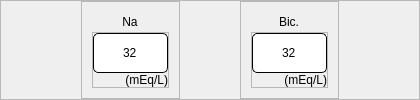
                   <widget class="QFrame" name="botbox">
                    <property name="frameShape">
                     <enum>QFrame::StyledPanel</enum>
                    </property>
                    <property name="frameShadow">
                     <enum>QFrame::Raised</enum>
                    </property>
                    <layout class="QHBoxLayout" name="horizontalLayout_13">
                     <property name="spacing">
                      <number>60</number>
                     </property>
                     <property name="leftMargin">
                      <number>80</number>
                     </property>
                     <property name="topMargin">
                      <number>0</number>
                     </property>
                     <property name="rightMargin">
                      <number>80</number>
                     </property>
                     <property name="bottomMargin">
                      <number>0</number>
                     </property>
                     <item>
                      <widget class="QFrame" name="Na">
                       <property name="frameShape">
                        <enum>QFrame::StyledPanel</enum>
                       </property>
                       <property name="frameShadow">
                        <enum>QFrame::Raised</enum>
                       </property>
                       <layout class="QVBoxLayout" name="verticalLayout_14">
                        <property name="spacing">
                         <number>0</number>
                        </property>
                        <property name="leftMargin">
                         <number>10</number>
                        </property>
                        <property name="topMargin">
                         <number>10</number>
                        </property>
                        <property name="rightMargin">
                         <number>10</number>
                        </property>
                        <property name="bottomMargin">
                         <number>10</number>
                        </property>
                        <item>
                         <widget class="QFrame" name="frame_44">
                          <property name="frameShape">
                           <enum>QFrame::NoFrame</enum>
                          </property>
                          <property name="frameShadow">
                           <enum>QFrame::Raised</enum>
                          </property>
                          <layout class="QVBoxLayout" name="verticalLayout_37" stretch="0">
                           <property name="spacing">
                            <number>0</number>
                           </property>
                           <property name="leftMargin">
                            <number>0</number>
                           </property>
                           <property name="topMargin">
                            <number>0</number>
                           </property>
                           <property name="rightMargin">
                            <number>0</number>
                           </property>
                           <property name="bottomMargin">
                            <number>0</number>
                           </property>
                           <item alignment="Qt::AlignHCenter|Qt::AlignVCenter">
                            <widget class="QLabel" name="label_20">
                             <property name="styleSheet">
                              <string notr="true">font: bold 16px &quot;Roboto&quot;;</string>
                             </property>
                             <property name="text">
                              <string>Na</string>
                             </property>
                             <property name="alignment">
                              <set>Qt::AlignCenter</set>
                             </property>
                            </widget>
                           </item>
                          </layout>
                         </widget>
                        </item>
                        <item>
                         <widget class="QFrame" name="frame_45">
                          <property name="frameShape">
                           <enum>QFrame::StyledPanel</enum>
                          </property>
                          <property name="frameShadow">
                           <enum>QFrame::Raised</enum>
                          </property>
                          <layout class="QVBoxLayout" name="verticalLayout_38">
                           <property name="spacing">
                            <number>0</number>
                           </property>
                           <property name="leftMargin">
                            <number>0</number>
                           </property>
                           <property name="topMargin">
                            <number>0</number>
                           </property>
                           <property name="rightMargin">
                            <number>0</number>
                           </property>
                           <property name="bottomMargin">
                            <number>0</number>
                           </property>
                           <item>
                            <widget class="QLineEdit" name="s1_edit_30">
                             <property name="sizePolicy">
                              <sizepolicy hsizetype="Preferred" vsizetype="Preferred">
                               <horstretch>0</horstretch>
                               <verstretch>0</verstretch>
                              </sizepolicy>
                             </property>
                             <property name="minimumSize">
                              <size>
                               <width>75</width>
                               <height>40</height>
                              </size>
                             </property>
                             <property name="maximumSize">
                              <size>
                               <width>75</width>
                               <height>40</height>
                              </size>
                             </property>
                             <property name="styleSheet">
                              <string notr="true">background: #FFFFFF;
border: 1px solid #000000;
border-radius: 5px;
font:  bold 16px &quot;Roboto&quot;;</string>
                             </property>
                             <property name="text">
                              <string>32</string>
                             </property>
                             <property name="alignment">
                              <set>Qt::AlignCenter</set>
                             </property>
                            </widget>
                           </item>
                           <item>
                            <widget class="QLabel" name="label_39">
                             <property name="text">
                              <string>(mEq/L)</string>
                             </property>
                             <property name="alignment">
                              <set>Qt::AlignRight|Qt::AlignTrailing|Qt::AlignVCenter</set>
                             </property>
                            </widget>
                           </item>
                          </layout>
                         </widget>
                        </item>
                       </layout>
                      </widget>
                     </item>
                     <item>
                      <widget class="QFrame" name="Bic">
                       <property name="frameShape">
                        <enum>QFrame::StyledPanel</enum>
                       </property>
                       <property name="frameShadow">
                        <enum>QFrame::Raised</enum>
                       </property>
                       <layout class="QVBoxLayout" name="verticalLayout_15" stretch="1,2">
                        <property name="spacing">
                         <number>0</number>
                        </property>
                        <property name="leftMargin">
                         <number>10</number>
                        </property>
                        <property name="topMargin">
                         <number>10</number>
                        </property>
                        <property name="rightMargin">
                         <number>10</number>
                        </property>
                        <property name="bottomMargin">
                         <number>10</number>
                        </property>
                        <item>
                         <widget class="QFrame" name="frame_46">
                          <property name="frameShape">
                           <enum>QFrame::NoFrame</enum>
                          </property>
                          <property name="frameShadow">
                           <enum>QFrame::Raised</enum>
                          </property>
                          <layout class="QVBoxLayout" name="verticalLayout_39" stretch="0">
                           <property name="spacing">
                            <number>0</number>
                           </property>
                           <property name="leftMargin">
                            <number>0</number>
                           </property>
                           <property name="topMargin">
                            <number>0</number>
                           </property>
                           <property name="rightMargin">
                            <number>0</number>
                           </property>
                           <property name="bottomMargin">
                            <number>0</number>
                           </property>
                           <item alignment="Qt::AlignHCenter|Qt::AlignVCenter">
                            <widget class="QLabel" name="label_21">
                             <property name="styleSheet">
                              <string notr="true">font: bold 16px &quot;Roboto&quot;;</string>
                             </property>
                             <property name="text">
                              <string>Bic.</string>
                             </property>
                             <property name="alignment">
                              <set>Qt::AlignCenter</set>
                             </property>
                            </widget>
                           </item>
                          </layout>
                         </widget>
                        </item>
                        <item>
                         <widget class="QFrame" name="frame_47">
                          <property name="frameShape">
                           <enum>QFrame::StyledPanel</enum>
                          </property>
                          <property name="frameShadow">
                           <enum>QFrame::Raised</enum>
                          </property>
                          <layout class="QVBoxLayout" name="verticalLayout_40">
                           <property name="spacing">
                            <number>0</number>
                           </property>
                           <property name="leftMargin">
                            <number>0</number>
                           </property>
                           <property name="topMargin">
                            <number>0</number>
                           </property>
                           <property name="rightMargin">
                            <number>0</number>
                           </property>
                           <property name="bottomMargin">
                            <number>0</number>
                           </property>
                           <item>
                            <widget class="QLineEdit" name="s1_edit_31">
                             <property name="sizePolicy">
                              <sizepolicy hsizetype="Preferred" vsizetype="Preferred">
                               <horstretch>0</horstretch>
                               <verstretch>0</verstretch>
                              </sizepolicy>
                             </property>
                             <property name="minimumSize">
                              <size>
                               <width>75</width>
                               <height>40</height>
                              </size>
                             </property>
                             <property name="maximumSize">
                              <size>
                               <width>75</width>
                               <height>40</height>
                              </size>
                             </property>
                             <property name="styleSheet">
                              <string notr="true">background: #FFFFFF;
border: 1px solid #000000;
border-radius: 5px;
font:  bold 16px &quot;Roboto&quot;;</string>
                             </property>
                             <property name="text">
                              <string>32</string>
                             </property>
                             <property name="alignment">
                              <set>Qt::AlignCenter</set>
                             </property>
                            </widget>
                           </item>
                           <item>
                            <widget class="QLabel" name="label_40">
                             <property name="text">
                              <string>(mEq/L)</string>
                             </property>
                             <property name="alignment">
                              <set>Qt::AlignRight|Qt::AlignTrailing|Qt::AlignVCenter</set>
                             </property>
                            </widget>
                           </item>
                          </layout>
                         </widget>
                        </item>
                       </layout>
                      </widget>
                     </item>
                    </layout>
                   </widget>
